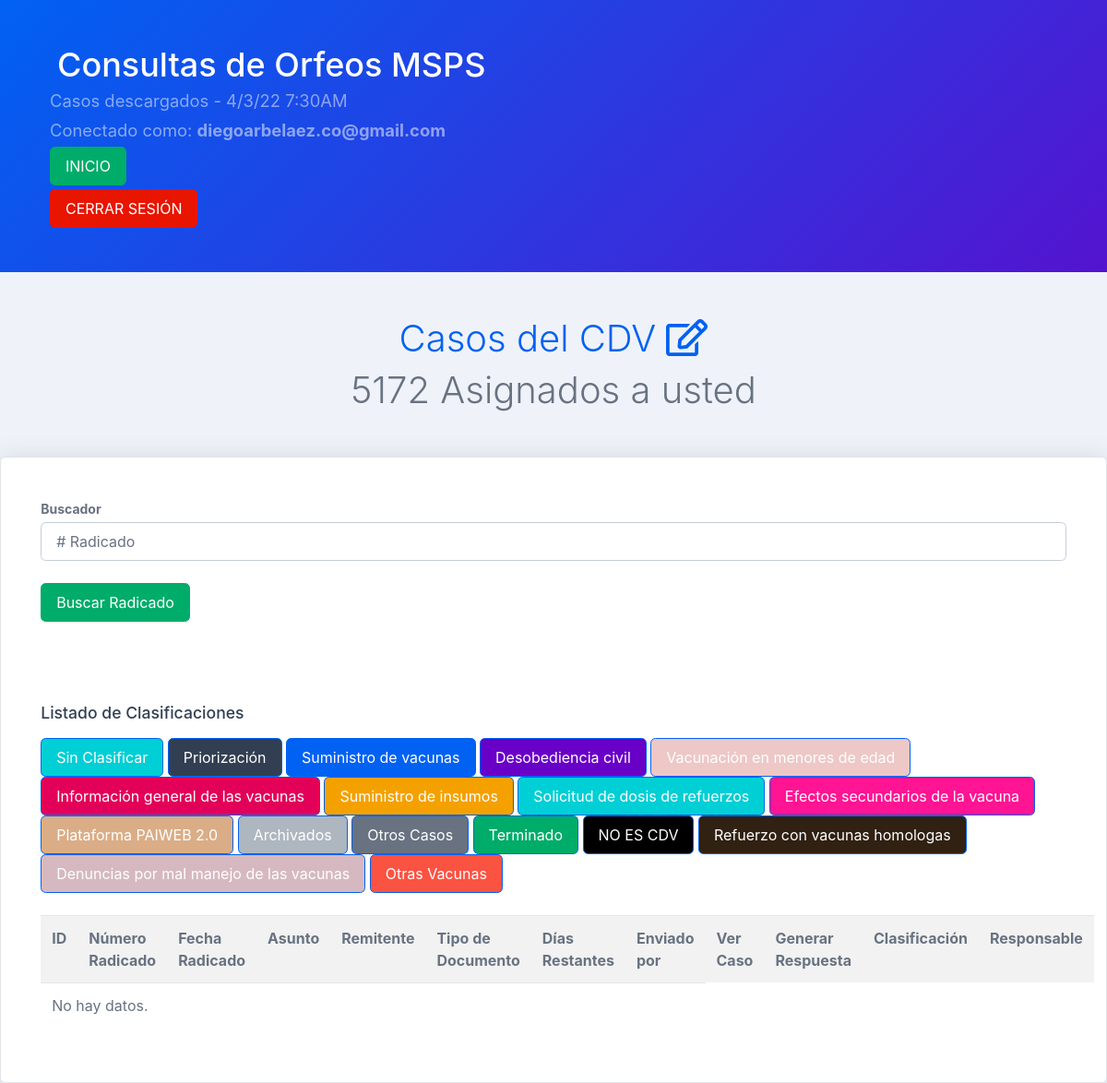
Page /resultados_buscador_admin.php (signed in) on the committed database.
### tables this page shows
CREATE TABLE `categorias` (
  `id_categoria` int(11) NOT NULL AUTO_INCREMENT,
  `clasificacion` varchar(255) NOT NULL,
  `texto_respuesta` varchar(10000) NOT NULL,
  `color` varchar(255) NOT NULL,
  PRIMARY KEY (`id_categoria`)
);

### resultados_buscador_admin.php (the view, shortened to what this page needs)
<?php
include("conexion.php");
$nombre_tabla = "OrfeosFebrero";
$radicado_buscar = $_GET["radicado"];
?>
<!DOCTYPE html>
<html lang="en">
<head>
    <link href="css/styles.css" rel="stylesheet" />
    <link href="https://cdn.datatables.net/1.10.20/css/dataTables.bootstrap4.min.css" rel="stylesheet" />
    <link href="https://cdn.datatables.net/1.10.23/css/jquery.dataTables.min.css" rel="stylesheet" />
    <link href="https://cdn.datatables.net/buttons/1.6.5/css/buttons.dataTables.min.css" rel="stylesheet" />
</head>
<body class="nav-fixed">
    <main>
        <header class="page-header page-header-dark bg-gradient-primary-to-secondary mb-5">
            <div class="container">
                <div class="page-header-content pt-4">
                    <div class="row align-items-center justify-content-between">
                        <div class="col-auto mt-4">
                            <h1 class="page-header-title">
                                Consultas de Orfeos MSPS
                            </h1>
                            <div class="page-header-subtitle">Casos descargados - 4/3/22 7:30AM</div>
                            <div class="page-header-subtitle">Conectado como: <b><?php echo $_SESSION["user"]; ?></b></div>
                            <div class="page-header-subtitle"><a href="dashboard.php" class="btn btn-success">INICIO</a> </div>
                            <div class="page-header-subtitle"><a href="logout.php" class="btn btn-danger">CERRAR SESIÓN</a> </div>
                        </div>
                    </div>
                </div>
            </div>
        </header>
        <div class="text-center mb-5">
            <div class="display-4 text-primary mb-2">Casos del CDV <i class="far fa-edit"></i></div>
            <div class="display-4"><?php
                                    $sentencia_cargados = "select count(*) as total_casos from $nombre_tabla WHERE 'FECHA RADICADO' > '2021-09-01 00:00:00' ";
                                    $resultado_cargados = mysqli_query($conexion, $sentencia_cargados);
                                    $fila_cargados = mysqli_fetch_assoc($resultado_cargados);
                                    echo $fila_cargados["total_casos"];
                                    ?> Asignados a usted</div>
        </div>
        <div class="card mb-12">
            <div class="card-body">
                <div class="card-body">
                    <form action="resultados_buscador.php" method="POST">
                        <div>
                            <div class="form-group">
                                <label class="small mb-1" for="inputEmailAddress"><b>Buscador</b></label>
                                <input class="form-control" type="text" name="usuario" placeholder="# Radicado" /><br>
                                <button type="submit" id="btn-login" name="btn-login" class="btn btn-success" id="showtoast">Buscar Radicado</button>
                                <br><br><br><br>
                            </div>
                        </div>
                    </form>
                    <h5 class="card-title">Listado de Clasificaciones</h5>
                    <div>
                        <?php
                        $sentencia = "select * from categorias";
                        $resultado = mysqli_query($conexion, $sentencia);
                        while ($datos = mysqli_fetch_assoc($resultado)) {
                        ?>
                            <a href="#" target="new" class="btn btn-primary" style="background-color:<?php echo $datos["color"] ?>;"><?php echo $datos["clasificacion"] ?></a>
                        <?php
                        }
                        ?>
                        <br>
                        <br>
                    </div>
                    <table class="table table-striped table-hover">
                        <tr>
                            <th>ID</th>
                            <th>Número Radicado</th>
                            <th>Fecha Radicado</th>
                            <th>Asunto</th>
                            <th>Remitente</th>
                            <th>Tipo de Documento</th>
                            <th>Días Restantes</th>
                            <th>Enviado por</th>
                            <th>Ver Caso</th>
                            <th>Generar Respuesta</th>
                            <th>Clasificación</th>
                            <th>Responsable</th>
                        </tr>
                        <?php
                        $sentencia_listado = "SELECT * from `$nombre_tabla` WHERE `FECHA` > '2021-09-01 00:00:00' and `NUMERO RADICADO` like '".$radicado_buscar."' order by 'FECHA RADICADO' DESC";
                        $sql = mysqli_query($conexion, $sentencia_listado);
                        if (mysqli_num_rows($sql) == 0) {
                            echo '<tr><td colspan="8">No hay datos.</td></tr>';
                        }
                        ?>
                    </table>
                </div>
            </div>
        </div>
    </main>
</body>
</html>

### rows in the picture
categorias: clasificacion "Sin Clasificar"
categorias: clasificacion "Priorización"
categorias: clasificacion "Suministro de vacunas"
categorias: clasificacion "Desobediencia civil"
categorias: clasificacion "Vacunación en menores de edad"
categorias: clasificacion "Información general de las vacunas"
categorias: clasificacion "Suministro de insumos"
categorias: clasificacion "Solicitud de dosis de refuerzos"
categorias: clasificacion "Efectos secundarios de la vacuna"
categorias: clasificacion "Plataforma PAIWEB 2.0"
categorias: clasificacion "Archivados"
categorias: clasificacion "Otros Casos"
categorias: clasificacion "Terminado"
categorias: clasificacion "NO ES CDV"
categorias: clasificacion "Refuerzo con vacunas homologas"
categorias: clasificacion "Denuncias por mal manejo de las vacunas"
categorias: clasificacion "Otras Vacunas"

### other values in the picture
$_SESSION["user"] "diegoarbelaez.co@gmail.com"
$fila_cargados["total_casos"] "5172"
